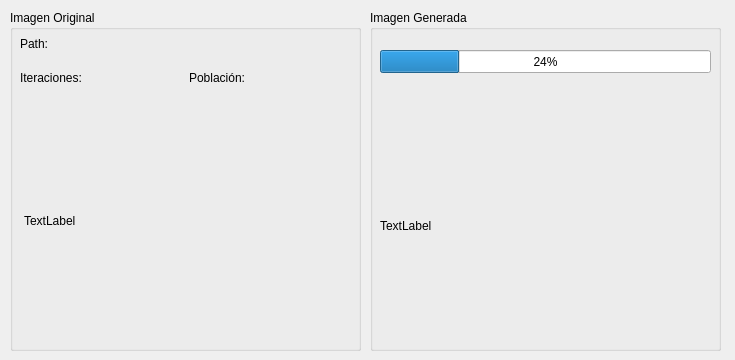
<?xml version="1.0" encoding="UTF-8"?>
<ui version="4.0">
 <class>generation_ui</class>
 <widget class="QDialog" name="generation_ui">
  <property name="geometry">
   <rect>
    <x>0</x>
    <y>0</y>
    <width>735</width>
    <height>360</height>
   </rect>
  </property>
  <property name="windowTitle">
   <string>Dialog</string>
  </property>
  <widget class="QGroupBox" name="groupBox">
   <property name="geometry">
    <rect>
     <x>10</x>
     <y>10</y>
     <width>351</width>
     <height>341</height>
    </rect>
   </property>
   <property name="title">
    <string>Imagen Original</string>
   </property>
   <widget class="QWidget" name="verticalLayoutWidget">
    <property name="geometry">
     <rect>
      <x>10</x>
      <y>20</y>
      <width>331</width>
      <height>61</height>
     </rect>
    </property>
    <layout class="QVBoxLayout" name="verticalLayout">
     <item>
      <widget class="QLabel" name="path_Label">
       <property name="text">
        <string>Path:</string>
       </property>
      </widget>
     </item>
     <item>
      <layout class="QHBoxLayout" name="horizontalLayout">
       <item>
        <widget class="QLabel" name="iterations_Label">
         <property name="text">
          <string>Iteraciones:</string>
         </property>
        </widget>
       </item>
       <item>
        <widget class="QLabel" name="population_Label">
         <property name="text">
          <string>Población:</string>
         </property>
        </widget>
       </item>
      </layout>
     </item>
    </layout>
   </widget>
   <widget class="QLabel" name="originalPic_Viewer">
    <property name="geometry">
     <rect>
      <x>14</x>
      <y>95</y>
      <width>321</width>
      <height>231</height>
     </rect>
    </property>
    <property name="text">
     <string>TextLabel</string>
    </property>
    <property name="scaledContents">
     <bool>true</bool>
    </property>
   </widget>
  </widget>
  <widget class="QGroupBox" name="groupBox_2">
   <property name="geometry">
    <rect>
     <x>370</x>
     <y>10</y>
     <width>351</width>
     <height>341</height>
    </rect>
   </property>
   <property name="title">
    <string>Imagen Generada</string>
   </property>
   <widget class="QProgressBar" name="progressBar">
    <property name="geometry">
     <rect>
      <x>10</x>
      <y>40</y>
      <width>331</width>
      <height>23</height>
     </rect>
    </property>
    <property name="value">
     <number>24</number>
    </property>
   </widget>
   <widget class="QLabel" name="generatedPic_View">
    <property name="geometry">
     <rect>
      <x>10</x>
      <y>100</y>
      <width>331</width>
      <height>231</height>
     </rect>
    </property>
    <property name="text">
     <string>TextLabel</string>
    </property>
    <property name="scaledContents">
     <bool>true</bool>
    </property>
   </widget>
  </widget>
 </widget>
 <resources/>
 <connections/>
</ui>
